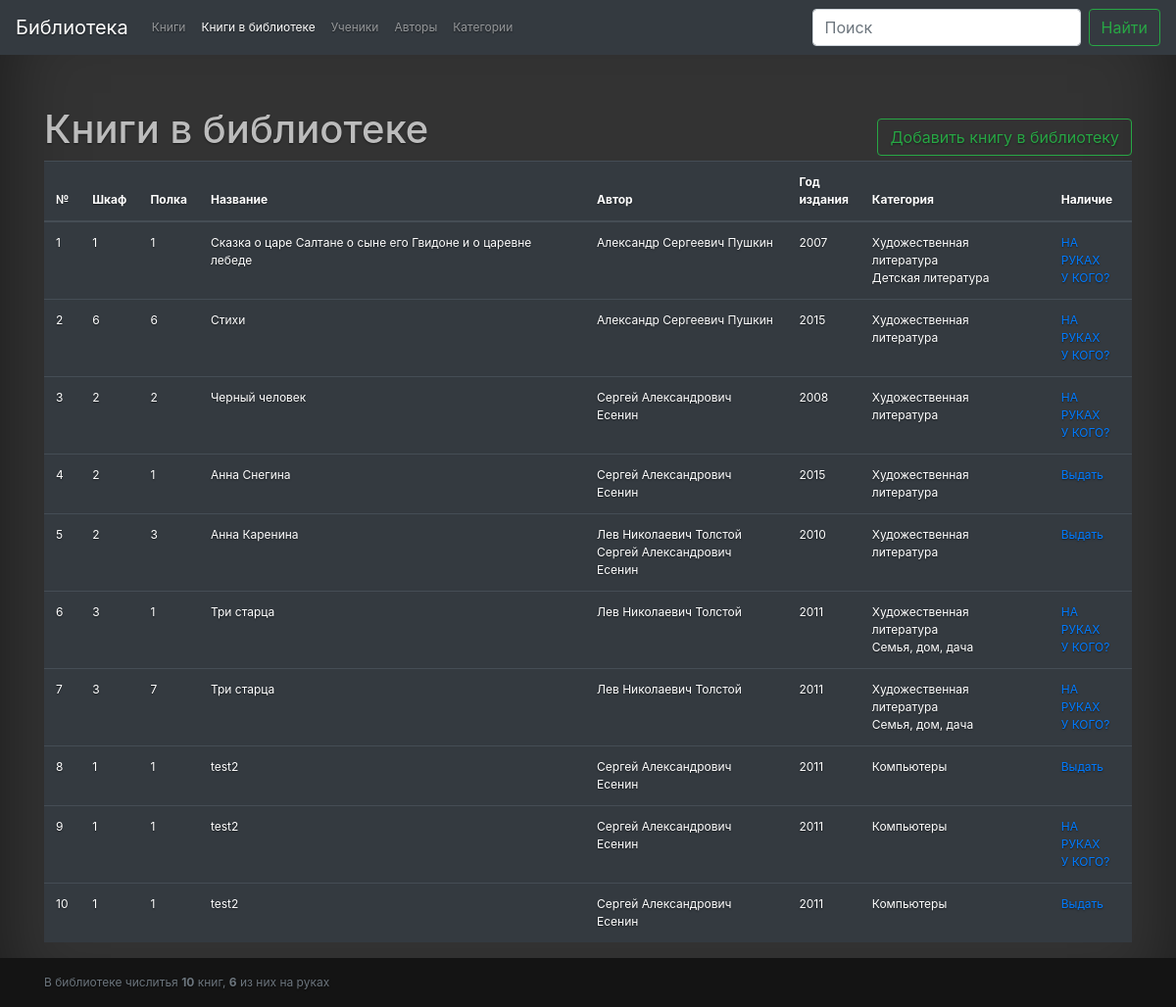
/books-in-library.php, run on the app's committed database.
### tables this page shows
CREATE TABLE `books` (
  `id` int(7) UNSIGNED NOT NULL,
  `bookcase` tinyint(2) NOT NULL,
  `bookshelf` tinyint(2) NOT NULL,
  `id_books_type` int(7) NOT NULL,
  `on_hand` int(7) UNSIGNED NOT NULL DEFAULT 0
);

CREATE TABLE `books_type` (
  `id` int(7) UNSIGNED NOT NULL,
  `name` varchar(100) NOT NULL,
  `authors` varchar(300) NOT NULL,
  `categorys` varchar(300) NOT NULL,
  `year` smallint(4) UNSIGNED NOT NULL
);

### Library/safemysql.class.php (called while the page is built, shortened)
<?php
class SafeMySQL
{
	protected $conn;
	protected $defaults = array(
		'host'      => 'localhost',
		'user'      => 'root',
		'pass'      => 'root',
		'db'        => 'darian',
		'port'      => NULL,
		'socket'    => NULL,
		'pconnect'  => FALSE,
		'charset'   => 'utf8',
		'errmode'   => 'exception',
		'exception' => 'Exception',
	);
	function __construct($opt = array())
	{
		$opt = array_merge($this->defaults,$opt);
		@$this->conn = mysqli_connect($opt['host'], $opt['user'], $opt['pass'], $opt['db'], $opt['port'], $opt['socket']);
		mysqli_set_charset($this->conn, $opt['charset']) or $this->error(mysqli_error($this->conn));
	}
	public function fetch($result,$mode=self::RESULT_ASSOC)
	{
		return mysqli_fetch_array($result, $mode);
	}
	public function getOne()
	{
		$query = $this->prepareQuery(func_get_args());
		if ($res = $this->rawQuery($query))
		{
			$row = $this->fetch($res);
			if (is_array($row)) {
				return reset($row);
			}
		}
		return FALSE;
	}
	public function getAll()
	{
		$ret   = array();
		$query = $this->prepareQuery(func_get_args());
		if ( $res = $this->rawQuery($query) )
		{
			while($row = $this->fetch($res))
			{
				$ret[] = $row;
			}
		}
		return $ret;
	}
	protected function rawQuery($query)
	{
		$start = microtime(TRUE);
		$res   = mysqli_query($this->conn, $query);
		$timer = microtime(TRUE) - $start;
		return $res;
	}
	protected function prepareQuery($args)
	{
		$query = '';
		$raw   = array_shift($args);
		$array = preg_split('~(\?[nsiuap])~u',$raw,null,PREG_SPLIT_DELIM_CAPTURE);
		$anum  = count($args);
		$pnum  = floor(count($array) / 2);
		foreach ($array as $i => $part)
		{
			if ( ($i % 2) == 0 )
			{
				$query .= $part;
				continue;
			}
			$value = array_shift($args);
			switch ($part)
			{
				case '?n':
					$part = $this->escapeIdent($value);
					break;
			}
			$query .= $part;
		}
		return $query;
	}
	protected function escapeIdent($value)
	{
		if ($value)
		{
			return "`".str_replace("`","``",$value)."`";
		} else {
			$this->error("Empty value for identifier (?n) placeholder");
		}
	}
}

### Library/Library.php (called while the page is built, shortened)
<?php
require_once $_SERVER['DOCUMENT_ROOT'] . '/Library/safemysql.class.php';
class Library extends SafeMySQL
{
    private $table_books = 'books';
    private $table_books_type = 'books_type';
    private $table_authors = 'authors';
    private $table_categorys = 'categorys';
    function __construct()
    {
        $this->bookAll = $this->getOne('SELECT COUNT(*) FROM ?n', $this->table_books);
        $this->bookOnHand = $this->getOne('SELECT COUNT(*) FROM ?n WHERE on_hand!=0', $this->table_books);
        $this->authors = $this->getAll('SELECT * FROM ?n',$this->table_authors);
        $this->categorys = $this->getAll('SELECT * FROM ?n',$this->table_categorys);
    }
    function getAllBook()
    {
        $books = $this->getAll('SELECT t1.id, t1.bookcase, t1.bookshelf, t1.on_hand, t2.name, t2.authors, t2.categorys, t2.year
                                FROM ?n t1 LEFT JOIN ?n t2 ON t1.id_books_type = t2.id',
            $this->table_books, $this->table_books_type);
        foreach ($books as $index => $book){
            $books[$index]['authors'] = explode(";;", $book['authors']);
            $books[$index]['categorys'] = explode(";;", $book['categorys']);
        }
        return $books;
    }
}

### books-in-library.php (the view, shortened to what this page needs)
<?php
require_once $_SERVER['DOCUMENT_ROOT'] . '/Library/Library.php';
$library = new Library();
?>
<!doctype html>
<html lang="ru" class="h-100">
<head>
    <link rel="stylesheet" href="https://stackpath.bootstrapcdn.com/bootstrap/4.3.1/css/bootstrap.min.css">
    <link rel="stylesheet" href="/css/style.css">
</head>
<body class="d-flex flex-column h-100">
<header>
    <nav class="navbar navbar-expand-md navbar-dark fixed-top bg-dark">
        <a class="navbar-brand" href="/">Библиотека</a>
        <div class="collapse navbar-collapse" id="navbarCollapse">
            <ul class="navbar-nav mr-auto">
                <? require_once ($_SERVER['DOCUMENT_ROOT'].'/snippets/_navbar.php'); ?>
            </ul>
            <form class="form-inline mt-2 mt-md-0">
                <input class="form-control mr-sm-2" type="text" name="search" placeholder="Поиск" aria-label="Search" value="<?=$_GET['search']?>">
                <button class="btn btn-outline-success my-2 my-sm-0" type="submit">Найти</button>
            </form>
        </div>
    </nav>
</header>
<main role="main" class="flex-shrink-0">
    <div class="container">
        <div class="d-flex align-items-baseline justify-content-between flex-wrap">
            <h1 class="mt-5">Книги в библиотеке</h1>
            <a href="?addBook" class="btn btn-outline-success my-2 my-sm-0">Добавить книгу в библиотеку</a>
        </div>
        <?
        if ($_SERVER['REQUEST_METHOD'] == 'GET')
        {
            if (isset($_GET['search']))
                $books = $library->searchAllBook($_GET['search']);
            elseif (isset($_GET['editBook'])) {
                $book = $library->getOneBook($_GET['editBook']);
                $students = $library->getAllStudents();
            }
            elseif (isset($_GET['addBook'])){
                $createBook = true;
                $bookTypes = $library->getAllTypesBook();
            }
            else
                $books = $library->getAllBook();
        }else{
            $book = $library->getOneBook($_POST['id']);
            $students = $library->getAllStudents();
            $bookMessage = "Книга \"{$book['name']}\" добавлена(изменена или выдана)";
        }
        ?>
        <?if (isset($books)):?>
            <table class="table table-dark">
                <thead>
                <tr>
                    <th>№</th>
                    <th>Шкаф</th>
                    <th>Полка</th>
                    <th>Название</th>
                    <th>Автор</th>
                    <th>Год<br>издания</th>
                    <th>Категория</th>
                    <th>Наличие</th>
                </tr>
                </thead>
                <tbody class="table-striped">
                <?php
                foreach ($books as $book){?>
                    <tr>
                        <td><?=$book['id']?></td>
                        <td><?=$book['bookcase']?></td>
                        <td><?=$book['bookshelf']?></td>
                        <td><?=$book['name']?></td>
                        <td>
                            <? foreach ($book['authors'] as $category){?>
                                <?=$category?><br>
                            <?}?>
                        </td>
                        <td><?=$book['year']?></td>
                        <td>
                            <? foreach ($book['categorys'] as $category){?>
                                <?=$category?><br>
                            <?}?>
                        </td>
                        <?if ($book['on_hand']):?>
                            <td><a href="students.php?editStudent=<?=$book['on_hand']?>">НА РУКАХ<br>У КОГО?</a></td>
                        <?else:?>
                            <td><a href="?editBook=<?=$book['id']?>">Выдать</a></td>
                        <?endif;?>
                    </tr>
                <?}
                ?>
                </tbody>
            </table>
        <?elseif (isset($bookMessage)):?>
            <h4><?=$bookMessage?></h4>
            <a href="books-in-library.php" class="btn btn-outline-success my-2 my-sm-0">Вернуться к списку</a>
        <?else:?>
            <h3>Книг не найдено</h3>
        <?endif;?>
    </div>
</main>
<? require_once ($_SERVER['DOCUMENT_ROOT'].'/snippets/_footer.php'); ?>
</body>
</html>

### snippets/_navbar.php
<?php
$menuItems=[
    ["/books.php", "Книги"],
    ["/books-in-library.php", "Книги в библиотеке"],
    ["/students.php", "Ученики"],
    ["/authors.php", "Авторы"],
    ["/category.php", "Категории"],
    ];
foreach ($menuItems as $item){?>
    <li class="nav-item<?=$item[0]==$_SERVER['PHP_SELF'] ? " active" : ""?>">
        <a class="nav-link" href="<?=$item[0]?>"><?=$item[1]?></a>
    </li>
<?php
};

### snippets/_footer.php
<footer class="footer mt-auto py-3">
    <div class="container">
        <span class="text-muted">В библиотеке числитья <b><?=$library->bookAll?></b> книг, <b><?=$library->bookOnHand?></b> из них на руках</span>
    </div>
</footer>

### css/style.css (style rules this page uses)
body { min-height: 100%; color: #bcbcbc; font-size: 12px; text-shadow: 0 0.05rem 0.1rem rgba(0, 0, 0, .5); box-shadow: inset 0 0 5rem rgba(0, 0, 0, .5); background-color: #333; }
main > .container { padding: 60px 15px 0; }
.footer { background-color: #141414; }
.footer > .container { padding-right: 15px; padding-left: 15px; }

### data on the page
books: id "1", bookcase "1", bookshelf "1", id_books_type.name "Сказка о царе Салтане о сыне его Гвидоне и о царевне лебеде", category "Александр Сергеевич Пушкин", id_books_type.year "2007", category "Художественная литература", category "Детская литература"
books: id "2", bookcase "6", bookshelf "6", id_books_type.name "Стихи", category "Александр Сергеевич Пушкин", id_books_type.year "2015", category "Художественная литература"
books: id "3", bookcase "2", bookshelf "2", id_books_type.name "Черный человек", category "Сергей Александрович Есенин", id_books_type.year "2008", category "Художественная литература"
books: id "4", bookcase "2", bookshelf "1", id_books_type.name "Анна Снегина", category "Сергей Александрович Есенин", id_books_type.year "2015", category "Художественная литература"
books: id "5", bookcase "2", bookshelf "3", id_books_type.name "Анна Каренина", category "Лев Николаевич Толстой", category "Сергей Александрович Есенин", id_books_type.year "2010", category "Художественная литература"
books: id "6", bookcase "3", bookshelf "1", id_books_type.name "Три старца", category "Лев Николаевич Толстой", id_books_type.year "2011", category "Художественная литература", category "Семья, дом, дача"
books: id "7", bookcase "3", bookshelf "7", id_books_type.name "Три старца", category "Лев Николаевич Толстой", id_books_type.year "2011", category "Художественная литература", category "Семья, дом, дача"
books: id "8", bookcase "1", bookshelf "1", id_books_type.name "test2", category "Сергей Александрович Есенин", id_books_type.year "2011", category "Компьютеры"
books: id "9", bookcase "1", bookshelf "1", id_books_type.name "test2", category "Сергей Александрович Есенин", id_books_type.year "2011", category "Компьютеры"
books: id "10", bookcase "1", bookshelf "1", id_books_type.name "test2", category "Сергей Александрович Есенин", id_books_type.year "2011", category "Компьютеры"

### other printed values
$item[1] "Книги"
$item[1] "Книги в библиотеке"
$item[1] "Ученики"
$item[1] "Авторы"
$item[1] "Категории"
$library->bookAll "10"
$library->bookOnHand "6"
